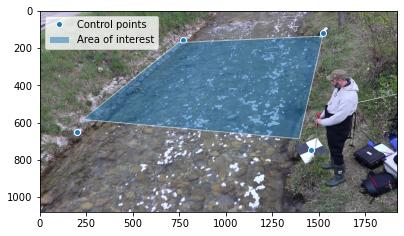
#> input picture examples/VGC1/ngwerere_camconfig.jpg, 404 x 236 px
$ python -i GCP_detection.py   (imports and definitions only)
#> lines starting #> are read from the running program, lines starting #| are printed output that depends on the picture; after the words box and inside, x2 and y2 are one past the last pixel; in counts of white or black regions, pixels touching at a corner belong together
import cv2
import numpy as np
import matplotlib.pyplot as plt
from scipy import ndimage
import math

# return 4 GCP detected as most probable ones
# if verbose is True, then print out the process, and plot images at each step of the function
def GCP_detect(frame, verbose=False):

#> called with verbose = False
    gray = cv2.cvtColor(frame, cv2.COLOR_RGB2GRAY)
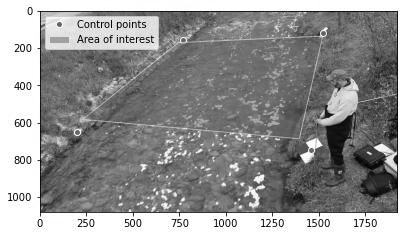
#> gray: shape (236, 404); min 0, max 255, mean 145.9
    GCP_ref = cv2.threshold(cv2.imread("dev/utils/reference.png", cv2.IMREAD_GRAYSCALE), 128, 255, cv2.THRESH_BINARY)[1]

    img = cv2.threshold(gray, 235, 255, cv2.THRESH_BINARY)[1]
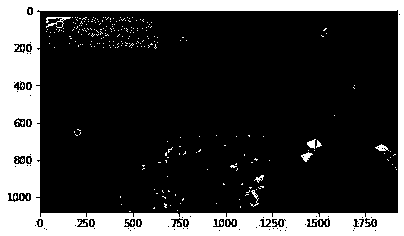
#> img: shape (236, 404); 23.6% white; 277 white regions (269 under 20 px), largest, box (x1, y1, x2, y2) and area: (0, 0, 404, 236) 21413, (46, 17, 71, 28) 98, (301, 152, 313, 162) 59

    kernel1 = cv2.getStructuringElement(cv2.MORPH_ELLIPSE, (8, 8))
    opening = cv2.morphologyEx(img, cv2.MORPH_OPEN, kernel1)
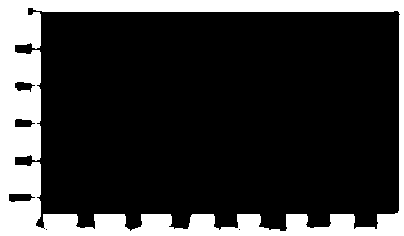
#> opening: shape (236, 404); 21.1% white; 1 white region, box (x1, y1, x2, y2) and area: (0, 0, 404, 236) 20129

    kernel2 = cv2.getStructuringElement(cv2.MORPH_ELLIPSE, (3 ,3))
    dilation = cv2.morphologyEx(opening, cv2.MORPH_DILATE, kernel2, iterations=12)
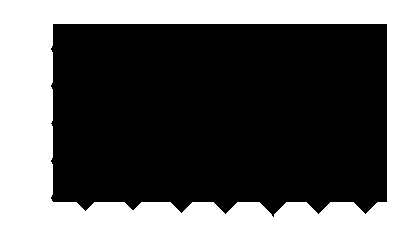
#> dilation: shape (236, 404); 36.7% white; 1 white region, box (x1, y1, x2, y2) and area: (0, 0, 404, 236) 34963

    objects, nb_objects = ndimage.label(dilation)
#> nb_objects = 1

    scores = {}
    for j in range(nb_objects):
        window = ndimage.find_objects(objects==j+1)[0]
        obj = opening[window]
        scores[j+1] = cv2.matchShapes(obj, GCP_ref, cv2.CONTOURS_MATCH_I2, 0)
#> after the loop, scores = {1: 1.8e+308}

    # sort the dictionary and take the 4 best scores label
    scores = {k: v for k, v in sorted(scores.items(), key = lambda item: item[1])[:4]}

    # y value has to be first
    GCPs = np.flip([(np.mean(np.argwhere(objects==i), axis=0)).astype(int) for i in scores.keys()])
#> GCPs = [[169, 123]]

    if verbose:
        print(scores)
        print(GCPs)

        plt.figure()
        f, ax = plt.subplots(2, 2)

        ax[0, 0].imshow(img, cmap='gray')
        ax[0, 1].imshow(opening, cmap='gray')
        ax[1, 0].imshow(dilation, cmap='gray')
        ax[1, 1].imshow(frame)
        ax[1, 1].plot(*zip(*GCPs), "rx", markersize=20, label="Control points")

        # using padding
        f.tight_layout()
        plt.show()

        print(GCPs)

    return GCPs.tolist()

# Function to get the polar angle
# with respect to the firts point
# Note that since the y-axis is reverted, the y-coord are multiplied by -1
# [72 lines left out: functions get_polar_angle_wrt_first_pt, sort_src, not called in this run]

>>> import cv2
>>> picture = cv2.cvtColor(cv2.imread('../../examples/VGC1/ngwerere_camconfig.jpg'), cv2.COLOR_BGR2RGB)
>>> result = GCP_detect(picture)
#> result = [[169, 123]]
